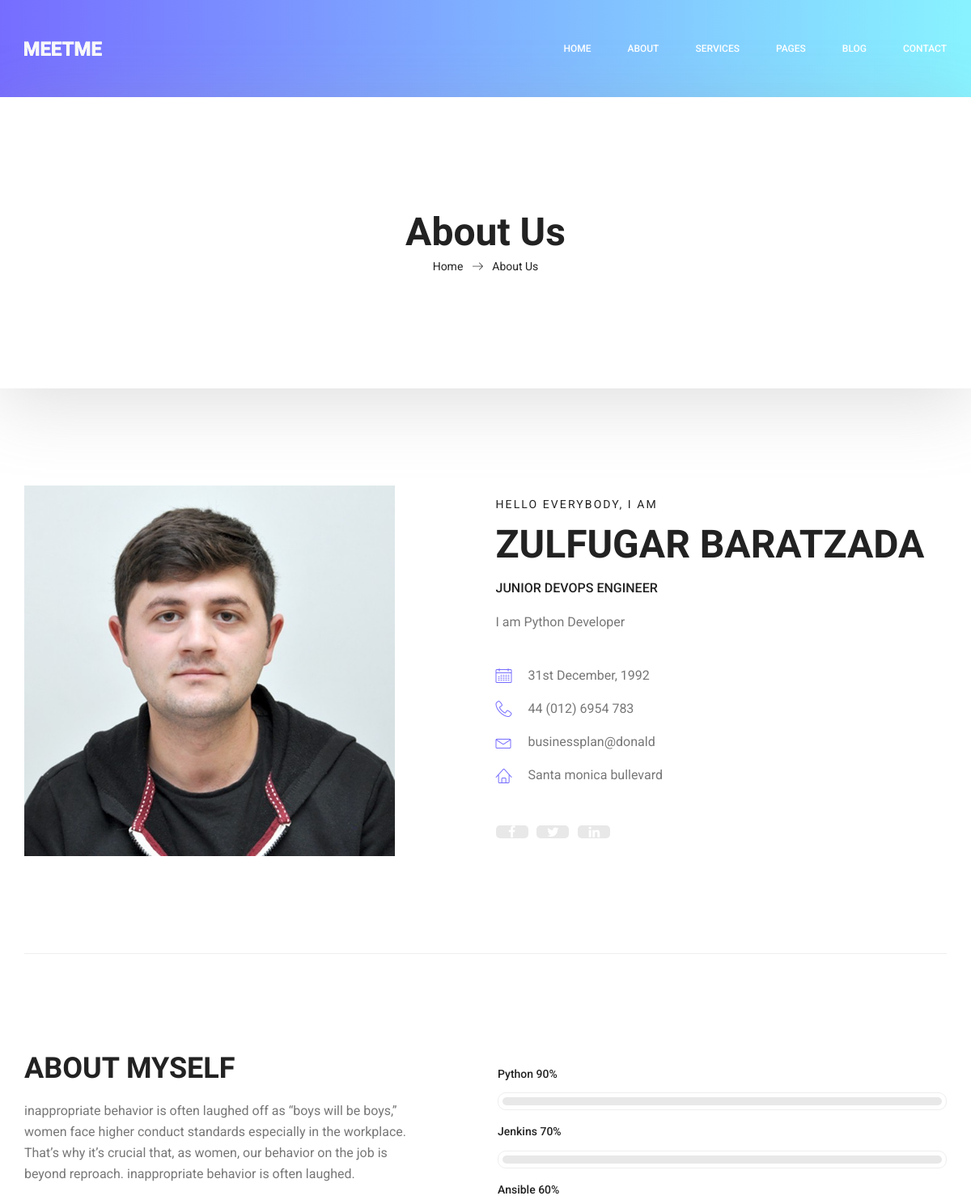
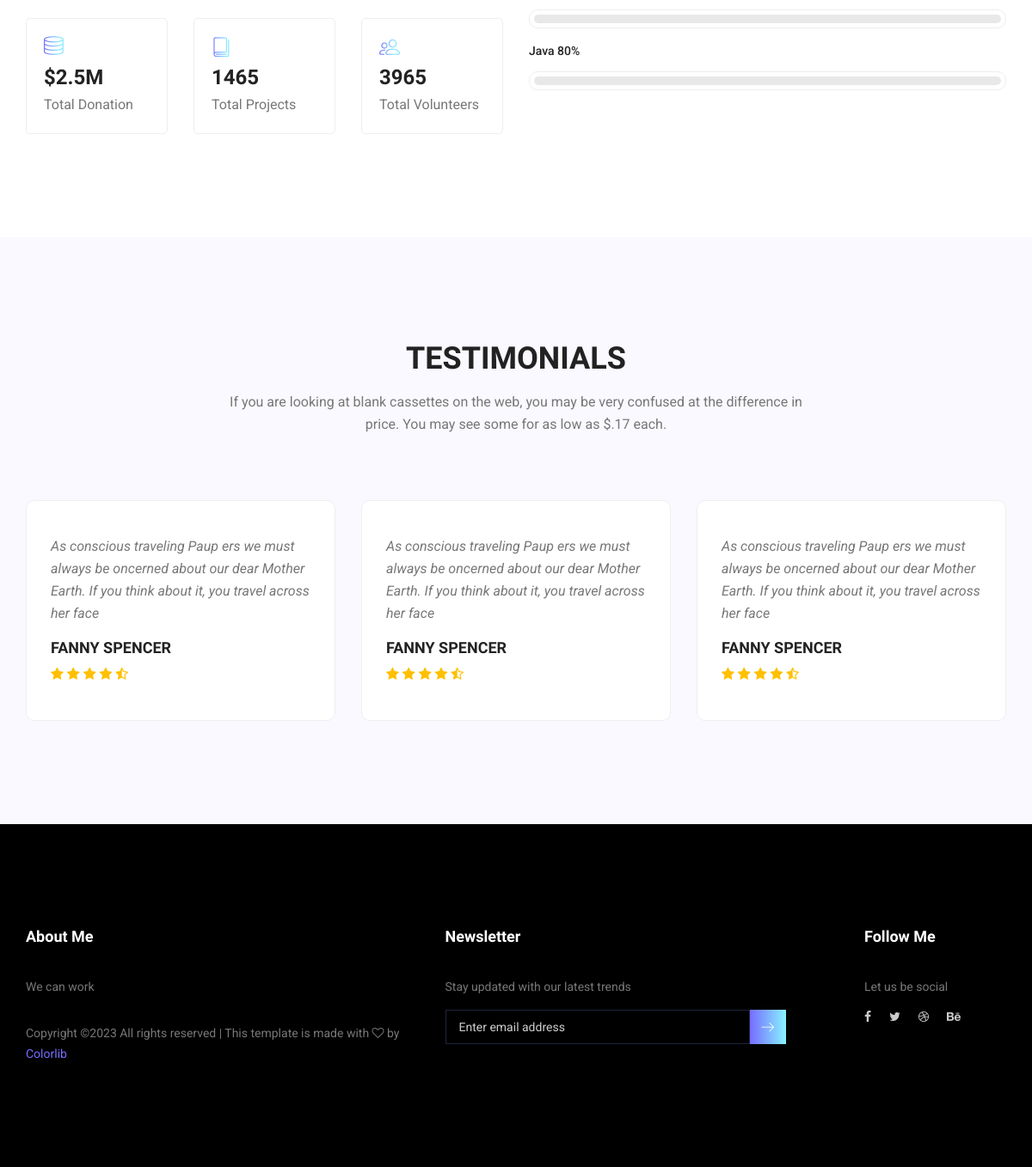
/about, run on the app's committed database (2 pictures, top to bottom).
### core/models.py (models this page shows, shortened)
class AbstractModel(models.Model):
    updated_date=models.DateTimeField(
        blank=True,
        auto_now=True,
        verbose_name='update_date',
    )
    created_date=models.DateTimeField(
        blank=True,
        auto_now_add=True,
        verbose_name='created_date'
    )
    class Meta:
        abstract = True

class General_Settings(AbstractModel):
    name = models.CharField(
        default='',
        max_length=254,
        blank=True,
        verbose_name='name',
    )
    description=models.CharField(
        default='',
        max_length=254,
        blank=True,
        verbose_name='description',
    )
    parameter=models.CharField(
        default='',
        max_length=254,
        blank=True,
        verbose_name='parameter'
    )
    class Meta:
        verbose_name = "General Settings"
        verbose_name_plural = "General Settings"
        ordering = ('name',)

class Skill(AbstractModel):
    order = models.IntegerField(
        default=0,
        verbose_name='Order',
    )
    name = models.CharField(
        default='',
        max_length=254,
        blank=True,
        verbose_name='name',
    )
    percentage= models.IntegerField(
        default=50,
        verbose_name='Percentage',
        validators=[MinValueValidator(0), MaxValueValidator(100)],
    )
    class Meta:
        verbose_name = "Skill"
        verbose_name_plural = "Skill"
        ordering = ('order',)

### core/views.py (the view)
# urls.py: path('about',about,name='about'),
def about(request):
    site_title = General_Settings.objects.get(name='site_title').parameter
    site_keywords = General_Settings.objects.get(name='site_keywords').parameter
    site_description = General_Settings.objects.get(name='site_description').parameter
    home_banner_name = General_Settings.objects.get(name='home_banner_name').parameter
    home_banner_title = General_Settings.objects.get(name='home_banner_title').parameter
    home_banner_description = General_Settings.objects.get(name= 'home_banner_description').parameter
    about_myself_welcome = General_Settings.objects.get(name='about_myself_welcome').parameter
    about_myself_footer = General_Settings.objects.get(name='about_myself_footer').parameter
    profile_photo = ImageSettings.objects.get(name='profile_photo').file
    skills = Skill.objects.all().order_by('order')
    context = {
        'site_title': site_title,
        'site_keywords':site_keywords,
        'site_description': site_description,
        'home_banner_name':home_banner_name,
        'home_banner_title':home_banner_title,
        'home_banner_description':home_banner_description,
        'about_myself_welcome': about_myself_welcome,
        'about_myself_footer':about_myself_footer,
        'profile_photo':profile_photo,
        'skills': skills,
    }
    return render(request,'about.html',context=context)

### templates/about.html (shortened to what this page needs)
{% extends 'layout.html'%}
{% load static %}
		{% block content %}
        <section class="banner_area">
            <div class="box_1620">
				<div class="banner_inner d-flex align-items-center">
					<div class="container">
						<div class="banner_content text-center">
							<h2>About Us</h2>
							<div class="page_link">
								<a href="index.html">Home</a>
								<a href="about-us.html">About Us</a>
							</div>
						</div>
					</div>
				</div>
            </div>
        </section>
        <section class="profile_area">
           	<div class="container">
           		<div class="profile_inner p_120">
					<div class="row">
						<div class="col-lg-5">
							<img class="img-fluid" src="{{ profile_photo.url }}" alt="">
						</div>
						<div class="col-lg-7">
							<div class="personal_text">
								<h6>Hello Everybody, i am</h6>
								<h3>{{ home_banner_name }}</h3>
								<h4>{{ home_banner_title }}</h4>
								<p>{{ home_banner_description }}</p>
								<ul class="list basic_info">
									<li><a href="#"><i class="lnr lnr-calendar-full"></i> 31st December, 1992</a></li>
									<li><a href="#"><i class="lnr lnr-phone-handset"></i> 44 (012) 6954 783</a></li>
									<li><a href="#"><i class="lnr lnr-envelope"></i> businessplan@donald</a></li>
									<li><a href="#"><i class="lnr lnr-home"></i> Santa monica bullevard</a></li>
								</ul>
								<ul class="list personal_social">
									<li><a href="#"><i class="fa fa-facebook"></i></a></li>
									<li><a href="#"><i class="fa fa-twitter"></i></a></li>
									<li><a href="#"><i class="fa fa-linkedin"></i></a></li>
								</ul>
							</div>
						</div>
					</div>
           		</div>
            </div>
        </section>
        <section class="welcome_area p_120">
        	<div class="container">
        		<div class="row welcome_inner">
        			<div class="col-lg-6">
        				<div class="welcome_text">
        					<h4>About Myself</h4>
        					<p>inappropriate behavior is often laughed off as “boys will be boys,” women face higher conduct standards especially in the workplace. That’s why it’s crucial that, as women, our behavior on the job is beyond reproach. inappropriate behavior is often laughed.</p>
        					<div class="row">
        						<div class="col-md-4">
        							<div class="wel_item">
        								<i class="lnr lnr-database"></i>
        								<h4>$2.5M</h4>
        								<p>Total Donation</p>
        							</div>
        						</div>
        						<div class="col-md-4">
        							<div class="wel_item">
        								<i class="lnr lnr-book"></i>
        								<h4>1465</h4>
        								<p>Total Projects</p>
        							</div>
        						</div>
        						<div class="col-md-4">
        							<div class="wel_item">
        								<i class="lnr lnr-users"></i>
        								<h4>3965</h4>
        								<p>Total Volunteers</p>
        							</div>
        						</div>
        					</div>
        				</div>
        			</div>
        			<div class="col-lg-6">
        				<div class="tools_expert">
        					<div class="skill_main">
								{% for skill in skills %}
								<div class="skill_item">
									<h4>{{ skill.name }} <span class="counter">{{ skill.percentage }}</span>%</h4>
									<div class="progress_br">
										<div class="progress">
										</div>
									</div>
								</div>
								{% endfor %}
								</div>
							</div>
        				</div>
        			</div>
        		</div>
        </section>
        <section class="testimonials_area p_120">
        	<div class="container">
        		<div class="main_title">
        			<h2>Testimonials</h2>
        			<p>If you are looking at blank cassettes on the web, you may be very confused at the difference in price. You may see some for as low as $.17 each.</p>
        		</div>
        		<div class="testi_inner">
					<div class="testi_slider owl-carousel">
						<div class="item">
							<div class="testi_item">
								<p>As conscious traveling Paup ers we must always be oncerned about our dear Mother Earth. If you think about it, you travel across her face</p>
								<h4>Fanny Spencer</h4>
								<a href="#"><i class="fa fa-star"></i></a>
								<a href="#"><i class="fa fa-star"></i></a>
								<a href="#"><i class="fa fa-star"></i></a>
								<a href="#"><i class="fa fa-star"></i></a>
								<a href="#"><i class="fa fa-star-half-o"></i></a>
							</div>
						</div>
						<div class="item">
							<div class="testi_item">
								<p>As conscious traveling Paup ers we must always be oncerned about our dear Mother Earth. If you think about it, you travel across her face</p>
								<h4>Fanny Spencer</h4>
								<a href="#"><i class="fa fa-star"></i></a>
								<a href="#"><i class="fa fa-star"></i></a>
								<a href="#"><i class="fa fa-star"></i></a>
								<a href="#"><i class="fa fa-star"></i></a>
								<a href="#"><i class="fa fa-star-half-o"></i></a>
							</div>
						</div>
						<div class="item">
							<div class="testi_item">
								<p>As conscious traveling Paup ers we must always be oncerned about our dear Mother Earth. If you think about it, you travel across her face</p>
								<h4>Fanny Spencer</h4>
								<a href="#"><i class="fa fa-star"></i></a>
								<a href="#"><i class="fa fa-star"></i></a>
								<a href="#"><i class="fa fa-star"></i></a>
								<a href="#"><i class="fa fa-star"></i></a>
								<a href="#"><i class="fa fa-star-half-o"></i></a>
							</div>
						</div>
					</div>
        		</div>
        	</div>
        </section>
{% endblock %}

### templates/includes/footer.html (shortened to what this page needs)
    {% load static %}
        <footer class="footer_area p_120">
        	<div class="container">
        		<div class="row footer_inner">
        			<div class="col-lg-5 col-sm-6">
        				<aside class="f_widget ab_widget">
        					<div class="f_title">
        						<h3>About Me</h3>
        					</div>
        					<p>{{ about_myself_footer }} </p>
        					<p>
Copyright &copy;<script>document.write(new Date().getFullYear());</script> All rights reserved | This template is made with <i class="fa fa-heart-o" aria-hidden="true"></i> by <a href="https://colorlib.com" target="_blank">Colorlib</a>
</p>
        				</aside>
        			</div>
        			<div class="col-lg-5 col-sm-6">
        				<aside class="f_widget news_widget">
        					<div class="f_title">
        						<h3>Newsletter</h3>
        					</div>
        					<p>Stay updated with our latest trends</p>
        					<div id="mc_embed_signup">
                                <form target="_blank" action="https://spondonit.us12.list-manage.com/subscribe/post?u=1462626880ade1ac87bd9c93a&amp;id=92a4423d01" method="get" class="subscribe_form relative">
                                	<div class="input-group d-flex flex-row">
                                        <input name="EMAIL" placeholder="Enter email address" onfocus="this.placeholder = ''" onblur="this.placeholder = 'Email Address '" required="" type="email">
                                        <button class="btn sub-btn"><span class="lnr lnr-arrow-right"></span></button>
                                    </div>
                                </form>
                            </div>
        				</aside>
        			</div>
        			<div class="col-lg-2">
        				<aside class="f_widget social_widget">
        					<div class="f_title">
        						<h3>Follow Me</h3>
        					</div>
        					<p>Let us be social</p>
        					<ul class="list">
        						<li><a href="#"><i class="fa fa-facebook"></i></a></li>
        						<li><a href="#"><i class="fa fa-twitter"></i></a></li>
        						<li><a href="#"><i class="fa fa-dribbble"></i></a></li>
        						<li><a href="#"><i class="fa fa-behance"></i></a></li>
        					</ul>
        				</aside>
        			</div>
        		</div>
        	</div>
        </footer>

### static/css/responsive.css (style rules this page uses)
@media (max-width:1619px) { .banner_area .box_1620 { border-radius: 0px; } }

### data on the page
General_Settings: parameter "ZULFUGAR BARATZADA"
General_Settings: parameter "JUNIOR DEVOPS ENGINEER"
General_Settings: parameter "I am Python Developer"
Skill: name "Python", percentage "90"
Skill: name "Jenkins", percentage "70"
Skill: name "Ansible", percentage "60"
Skill: name "Java", percentage "80"
General_Settings: parameter "We can work"
